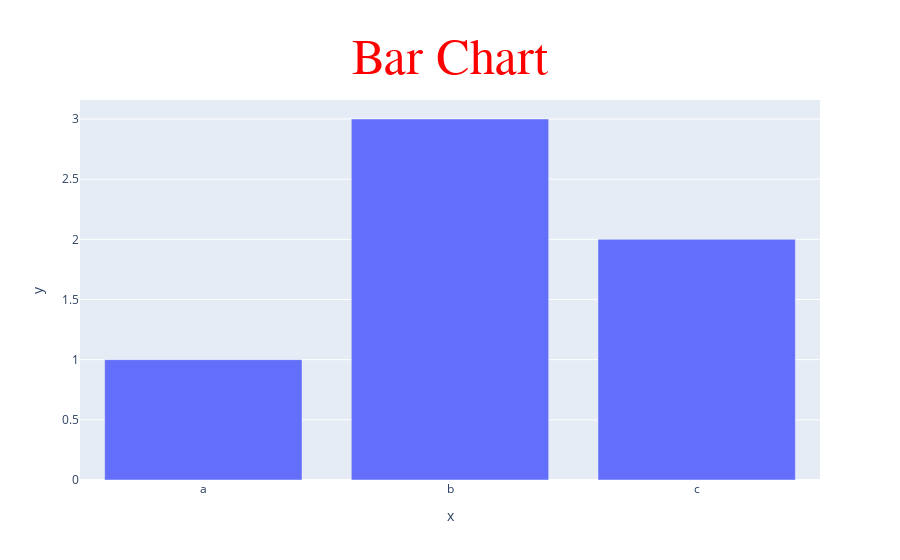

The code cell stored with this chart in its notebook:
### Code cell
fig.update_layout(
    title_y = 0.9, # 0~1 1은 맨 윗쪽
    title_x = 0.5, # 0~1 1은 맨 오른쪽
    title_xanchor = 'center',
    title_yanchor = 'middle',

    #폰트 스타일 추가
    title_font_size = 50,
    title_font_family = 'Times', #일반적인 기본글꼴 적용
    title_font_color = 'red'
)
fig.show()

### Figure 1 — Plotly figure (JSON) as saved in the notebook; plotly's stock layout.template omitted (floating-point values rounded to 4 significant figures)
{"data": [{"alignmentgroup": "True", "hovertemplate": "x=%{x}<br>y=%{y}<extra></extra>", "legendgroup": "", "marker": {"color": "#636efa", "pattern": {"shape": ""}}, "name": "", "offsetgroup": "", "orientation": "v", "showlegend": false, "textposition": "auto", "type": "bar", "x": ["a", "b", "c"], "xaxis": "x", "y": [1, 3, 2], "yaxis": "y"}], "layout": {"barmode": "relative", "legend": {"tracegroupgap": 0}, "title": {"font": {"color": "red", "family": "Times", "size": 50}, "text": "Bar Chart", "x": 0.5, "xanchor": "center", "y": 0.9, "yanchor": "middle"}, "xaxis": {"anchor": "y", "domain": [0, 1], "title": {"text": "x"}}, "yaxis": {"anchor": "x", "domain": [0, 1], "title": {"text": "y"}}}}
